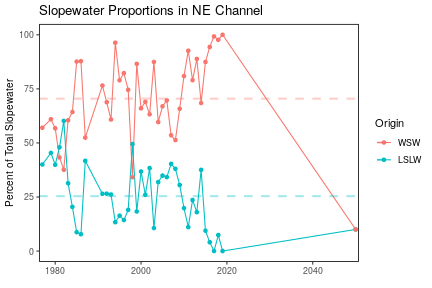

Reproduce this figure in R.
library(here)

source(here('chunk-scripts/LTL.Rmd-setup.R'))
source(here('chunk-scripts/LTL.Rmd-GIS-setup.R'))
source(here('chunk-scripts/LTL.Rmd-wsw-prop.R'))
        
ggsave('/share/github/iea-uploader/www/figures/[email redacted]/slopewater_plot.png', width = 6, height = 4, dpi = 72)
